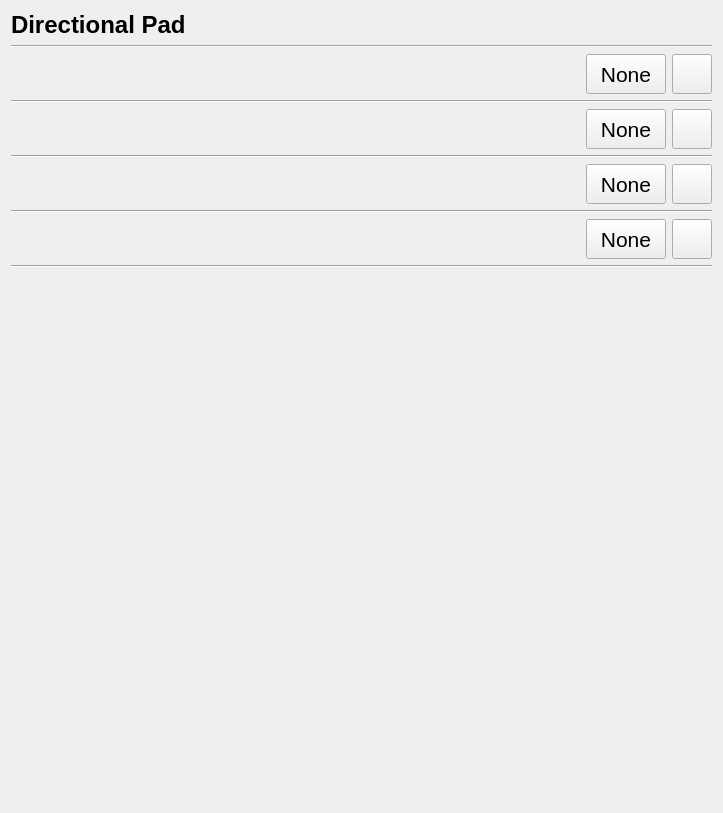
                <widget class="QWidget" name="scrollAreaWidgetContents">
                 <property name="geometry">
                  <rect>
                   <x>0</x>
                   <y>0</y>
                   <width>723</width>
                   <height>813</height>
                  </rect>
                 </property>
                 <layout class="QVBoxLayout" name="verticalLayout_8">
                  <item>
                   <widget class="QLabel" name="label_14">
                    <property name="font">
                     <font>
                      <pointsize>18</pointsize>
                      <weight>75</weight>
                      <bold>true</bold>
                     </font>
                    </property>
                    <property name="text">
                     <string>Directional Pad</string>
                    </property>
                   </widget>
                  </item>
                  <item>
                   <widget class="Line" name="line_2">
                    <property name="orientation">
                     <enum>Qt::Horizontal</enum>
                    </property>
                   </widget>
                  </item>
                  <item>
                   <layout class="QHBoxLayout" name="hblUP">
                    <item>
                     <widget class="QLabel" name="label_9">
                      <property name="maximumSize">
                       <size>
                        <width>40</width>
                        <height>40</height>
                       </size>
                      </property>
                      <property name="toolTip">
                       <string>&lt;html&gt;&lt;head/&gt;&lt;body&gt;&lt;p&gt;UP&lt;/p&gt;&lt;/body&gt;&lt;/html&gt;</string>
                      </property>
                      <property name="text">
                       <string/>
                      </property>
                      <property name="pixmap">
                       <pixmap>icons/controls/switch/Switch_Dpad_Up.png</pixmap>
                      </property>
                      <property name="scaledContents">
                       <bool>true</bool>
                      </property>
                     </widget>
                    </item>
                    <item>
                     <spacer name="horizontalSpacer_14">
                      <property name="orientation">
                       <enum>Qt::Horizontal</enum>
                      </property>
                      <property name="sizeHint" stdset="0">
                       <size>
                        <width>40</width>
                        <height>20</height>
                       </size>
                      </property>
                     </spacer>
                    </item>
                    <item>
                     <widget class="QPushButton" name="pbUP">
                      <property name="minimumSize">
                       <size>
                        <width>0</width>
                        <height>40</height>
                       </size>
                      </property>
                      <property name="font">
                       <font>
                        <pointsize>16</pointsize>
                       </font>
                      </property>
                      <property name="text">
                       <string>None</string>
                      </property>
                      <attribute name="buttonGroup">
                       <string notr="true">bgPickBind</string>
                      </attribute>
                     </widget>
                    </item>
                    <item>
                     <widget class="QPushButton" name="pbUPSettings">
                      <property name="minimumSize">
                       <size>
                        <width>40</width>
                        <height>40</height>
                       </size>
                      </property>
                      <property name="text">
                       <string/>
                      </property>
                      <property name="icon">
                       <iconset>
                        <normaloff>icons/cogwheel.png</normaloff>icons/cogwheel.png</iconset>
                      </property>
                      <property name="iconSize">
                       <size>
                        <width>24</width>
                        <height>24</height>
                       </size>
                      </property>
                      <attribute name="buttonGroup">
                       <string notr="true">bgLoadInput</string>
                      </attribute>
                     </widget>
                    </item>
                   </layout>
                  </item>
                  <item>
                   <widget class="Line" name="line_18">
                    <property name="orientation">
                     <enum>Qt::Horizontal</enum>
                    </property>
                   </widget>
                  </item>
                  <item>
                   <layout class="QHBoxLayout" name="hblLEFT">
                    <item>
                     <widget class="QLabel" name="label_11">
                      <property name="maximumSize">
                       <size>
                        <width>40</width>
                        <height>40</height>
                       </size>
                      </property>
                      <property name="toolTip">
                       <string>&lt;html&gt;&lt;head/&gt;&lt;body&gt;&lt;p&gt;LEFT&lt;/p&gt;&lt;/body&gt;&lt;/html&gt;</string>
                      </property>
                      <property name="text">
                       <string/>
                      </property>
                      <property name="pixmap">
                       <pixmap>icons/controls/switch/Switch_Dpad_Left.png</pixmap>
                      </property>
                      <property name="scaledContents">
                       <bool>true</bool>
                      </property>
                     </widget>
                    </item>
                    <item>
                     <spacer name="horizontalSpacer_16">
                      <property name="orientation">
                       <enum>Qt::Horizontal</enum>
                      </property>
                      <property name="sizeHint" stdset="0">
                       <size>
                        <width>40</width>
                        <height>20</height>
                       </size>
                      </property>
                     </spacer>
                    </item>
                    <item>
                     <widget class="QPushButton" name="pbLEFT">
                      <property name="minimumSize">
                       <size>
                        <width>0</width>
                        <height>40</height>
                       </size>
                      </property>
                      <property name="font">
                       <font>
                        <pointsize>16</pointsize>
                       </font>
                      </property>
                      <property name="text">
                       <string>None</string>
                      </property>
                      <attribute name="buttonGroup">
                       <string notr="true">bgPickBind</string>
                      </attribute>
                     </widget>
                    </item>
                    <item>
                     <widget class="QPushButton" name="pbLEFTSettings">
                      <property name="minimumSize">
                       <size>
                        <width>40</width>
                        <height>40</height>
                       </size>
                      </property>
                      <property name="text">
                       <string/>
                      </property>
                      <property name="icon">
                       <iconset>
                        <normaloff>icons/cogwheel.png</normaloff>icons/cogwheel.png</iconset>
                      </property>
                      <property name="iconSize">
                       <size>
                        <width>24</width>
                        <height>24</height>
                       </size>
                      </property>
                      <attribute name="buttonGroup">
                       <string notr="true">bgLoadInput</string>
                      </attribute>
                     </widget>
                    </item>
                   </layout>
                  </item>
                  <item>
                   <widget class="Line" name="line_19">
                    <property name="orientation">
                     <enum>Qt::Horizontal</enum>
                    </property>
                   </widget>
                  </item>
                  <item>
                   <layout class="QHBoxLayout" name="hblDOWN">
                    <item>
                     <widget class="QLabel" name="label_10">
                      <property name="maximumSize">
                       <size>
                        <width>40</width>
                        <height>40</height>
                       </size>
                      </property>
                      <property name="toolTip">
                       <string>&lt;html&gt;&lt;head/&gt;&lt;body&gt;&lt;p&gt;DOWN&lt;/p&gt;&lt;/body&gt;&lt;/html&gt;</string>
                      </property>
                      <property name="text">
                       <string/>
                      </property>
                      <property name="pixmap">
                       <pixmap>icons/controls/switch/Switch_Dpad_Down.png</pixmap>
                      </property>
                      <property name="scaledContents">
                       <bool>true</bool>
                      </property>
                     </widget>
                    </item>
                    <item>
                     <spacer name="horizontalSpacer_15">
                      <property name="orientation">
                       <enum>Qt::Horizontal</enum>
                      </property>
                      <property name="sizeHint" stdset="0">
                       <size>
                        <width>40</width>
                        <height>20</height>
                       </size>
                      </property>
                     </spacer>
                    </item>
                    <item>
                     <widget class="QPushButton" name="pbDOWN">
                      <property name="minimumSize">
                       <size>
                        <width>0</width>
                        <height>40</height>
                       </size>
                      </property>
                      <property name="font">
                       <font>
                        <pointsize>16</pointsize>
                       </font>
                      </property>
                      <property name="text">
                       <string>None</string>
                      </property>
                      <attribute name="buttonGroup">
                       <string notr="true">bgPickBind</string>
                      </attribute>
                     </widget>
                    </item>
                    <item>
                     <widget class="QPushButton" name="pbDOWNSettings">
                      <property name="minimumSize">
                       <size>
                        <width>40</width>
                        <height>40</height>
                       </size>
                      </property>
                      <property name="text">
                       <string/>
                      </property>
                      <property name="icon">
                       <iconset>
                        <normaloff>icons/cogwheel.png</normaloff>icons/cogwheel.png</iconset>
                      </property>
                      <property name="iconSize">
                       <size>
                        <width>24</width>
                        <height>24</height>
                       </size>
                      </property>
                      <attribute name="buttonGroup">
                       <string notr="true">bgLoadInput</string>
                      </attribute>
                     </widget>
                    </item>
                   </layout>
                  </item>
                  <item>
                   <widget class="Line" name="line_20">
                    <property name="orientation">
                     <enum>Qt::Horizontal</enum>
                    </property>
                   </widget>
                  </item>
                  <item>
                   <layout class="QHBoxLayout" name="hblRIGHT">
                    <item>
                     <widget class="QLabel" name="label_12">
                      <property name="maximumSize">
                       <size>
                        <width>40</width>
                        <height>40</height>
                       </size>
                      </property>
                      <property name="toolTip">
                       <string>&lt;html&gt;&lt;head/&gt;&lt;body&gt;&lt;p&gt;RIGHT&lt;/p&gt;&lt;/body&gt;&lt;/html&gt;</string>
                      </property>
                      <property name="text">
                       <string/>
                      </property>
                      <property name="pixmap">
                       <pixmap>icons/controls/switch/Switch_Dpad_Right.png</pixmap>
                      </property>
                      <property name="scaledContents">
                       <bool>true</bool>
                      </property>
                     </widget>
                    </item>
                    <item>
                     <spacer name="horizontalSpacer_17">
                      <property name="orientation">
                       <enum>Qt::Horizontal</enum>
                      </property>
                      <property name="sizeHint" stdset="0">
                       <size>
                        <width>40</width>
                        <height>20</height>
                       </size>
                      </property>
                     </spacer>
                    </item>
                    <item>
                     <widget class="QPushButton" name="pbRIGHT">
                      <property name="minimumSize">
                       <size>
                        <width>0</width>
                        <height>40</height>
                       </size>
                      </property>
                      <property name="font">
                       <font>
                        <pointsize>16</pointsize>
                       </font>
                      </property>
                      <property name="text">
                       <string>None</string>
                      </property>
                      <attribute name="buttonGroup">
                       <string notr="true">bgPickBind</string>
                      </attribute>
                     </widget>
                    </item>
                    <item>
                     <widget class="QPushButton" name="pbRIGHTSettings">
                      <property name="minimumSize">
                       <size>
                        <width>40</width>
                        <height>40</height>
                       </size>
                      </property>
                      <property name="text">
                       <string/>
                      </property>
                      <property name="icon">
                       <iconset>
                        <normaloff>icons/cogwheel.png</normaloff>icons/cogwheel.png</iconset>
                      </property>
                      <property name="iconSize">
                       <size>
                        <width>24</width>
                        <height>24</height>
                       </size>
                      </property>
                      <attribute name="buttonGroup">
                       <string notr="true">bgLoadInput</string>
                      </attribute>
                     </widget>
                    </item>
                   </layout>
                  </item>
                  <item>
                   <widget class="Line" name="line_21">
                    <property name="orientation">
                     <enum>Qt::Horizontal</enum>
                    </property>
                   </widget>
                  </item>
                  <item>
                   <spacer name="verticalSpacer_6">
                    <property name="orientation">
                     <enum>Qt::Vertical</enum>
                    </property>
                    <property name="sizeHint" stdset="0">
                     <size>
                      <width>20</width>
                      <height>414</height>
                     </size>
                    </property>
                   </spacer>
                  </item>
                 </layout>
                </widget>
